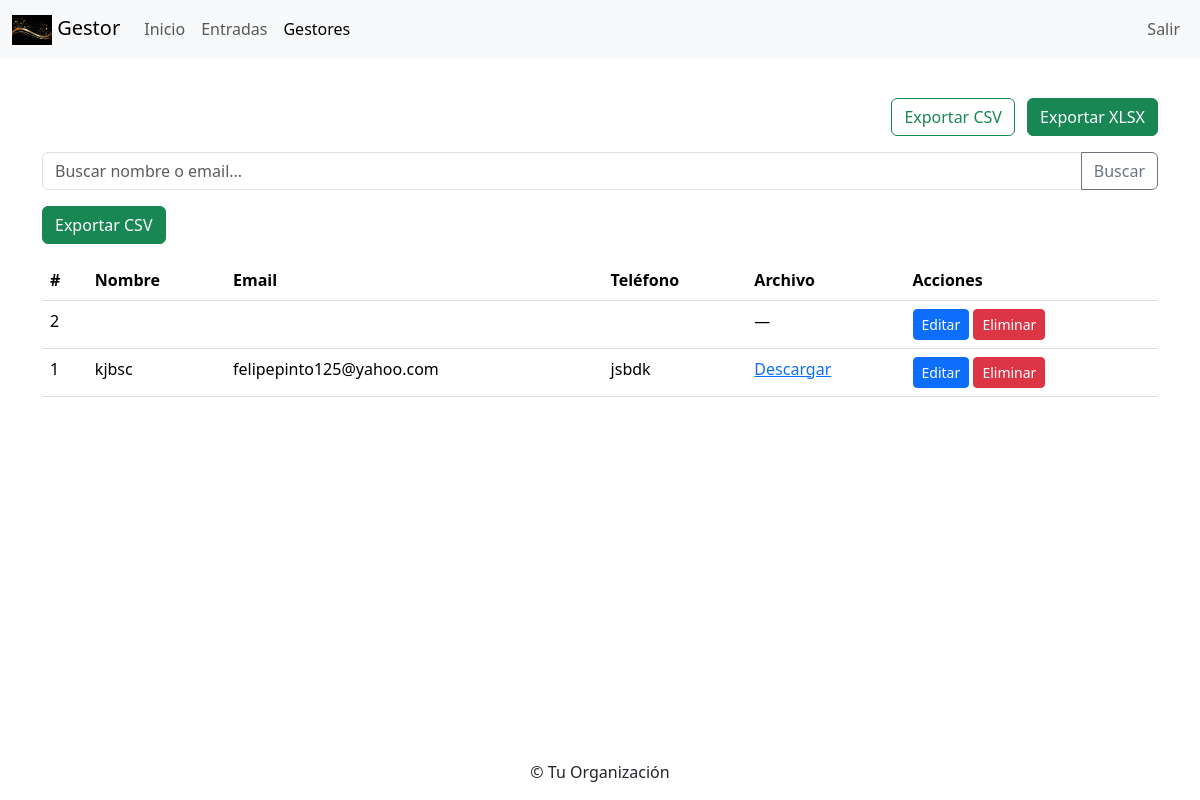
The page /gestores/ (signed in) on the database as committed earlier.
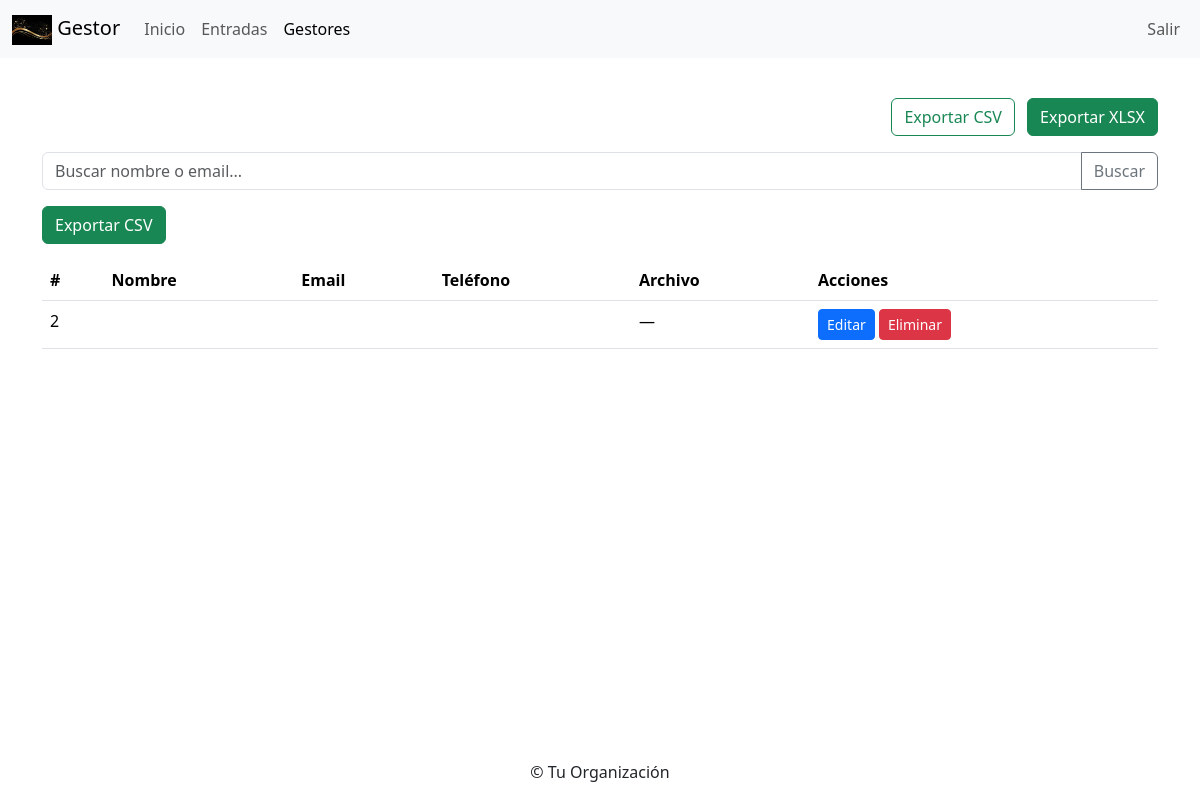
The same page on the database as committed later.
### correspondencia_app/models.py (models this page shows, shortened)
class DocumentManager(models.Model):
    nombre    = models.CharField("Nombre", max_length=100)
    email     = models.EmailField("Email")
    telefono  = models.CharField("Teléfono", max_length=20)
    archivo   = models.FileField("Archivo", upload_to='gestores/', blank=True, null=True)
    class Meta:
        verbose_name        = "Gestor de Documentos"
        verbose_name_plural = "Gestores de Documentos"
        ordering            = ['nombre']

### correspondencia_app/views.py (the view)
# urls.py: path('gestores/',                   views.document_manager_list,   name='document_manager_list'),
@login_required
def document_manager_list(request):
    q = request.GET.get('q', '')
    qs = DocumentManager.objects.all().order_by('nombre')
    if q:
        qs = qs.filter(
            models.Q(nombre__icontains=q) |
            models.Q(email__icontains=q)
        )
    paginator = Paginator(qs, 10)
    page_obj = paginator.get_page(request.GET.get('page'))
    return render(request, 'correspondencia_app/document_manager_list.html', {
        'gestores': page_obj,
        'q': q,
    })

### templates/correspondencia_app/document_manager_list.html (shortened to what this page needs)
{% extends "correspondencia_app/base.html" %}
{% load static %}
{% block content %}
  <div class="mb-3 text-end">
    <a href="{% url 'correspondencia_app:export_gestores_csv' %}" class="btn btn-outline-success me-2">
      Exportar CSV
    </a>
    <a href="{% url 'correspondencia_app:export_gestores_xlsx' %}" class="btn btn-success">
      Exportar XLSX
    </a>
  </div>
  <form method="get" class="mb-3">
    <div class="input-group">
      <input type="text" name="q" value="{{ q }}" class="form-control" placeholder="Buscar nombre o email...">
      <button class="btn btn-outline-secondary" type="submit">Buscar</button>
    </div>
  </form>
  <a href="{% url 'correspondencia_app:export_gestores_csv' %}" class="btn btn-success mb-3">
    Exportar CSV
  </a>
  <table class="table">
    <thead>
      <tr>
        <th>#</th><th>Nombre</th><th>Email</th><th>Teléfono</th><th>Archivo</th><th>Acciones</th>
      </tr>
    </thead>
    <tbody>
      {% for g in gestores %}
      <tr>
        <td>{{ g.pk }}</td>
        <td>{{ g.nombre }}</td>
        <td>{{ g.email }}</td>
        <td>{{ g.telefono }}</td>
        <td>
          {% if g.archivo %}
            <a href="{{ g.archivo.url }}" download>Descargar</a>
          {% else %}&mdash;{% endif %}
        </td>
        <td>
          {% if request.user.is_staff %}
            <a class="btn btn-sm btn-primary" href="{% url 'correspondencia_app:document_manager_edit' g.pk %}">Editar</a>
            <a class="btn btn-sm btn-danger" href="{% url 'correspondencia_app:document_manager_delete' g.pk %}">Eliminar</a>
          {% endif %}
        </td>
      </tr>
      {% empty %}
      <tr><td colspan="6">No hay gestores</td></tr>
      {% endfor %}
    </tbody>
  </table>
{% endblock %}

Rows that differ between the two databases and show on the page:
removed DocumentManager: pk "1", nombre "kjbsc", email "felipepinto125@yahoo.com", telefono "jsbdk"
